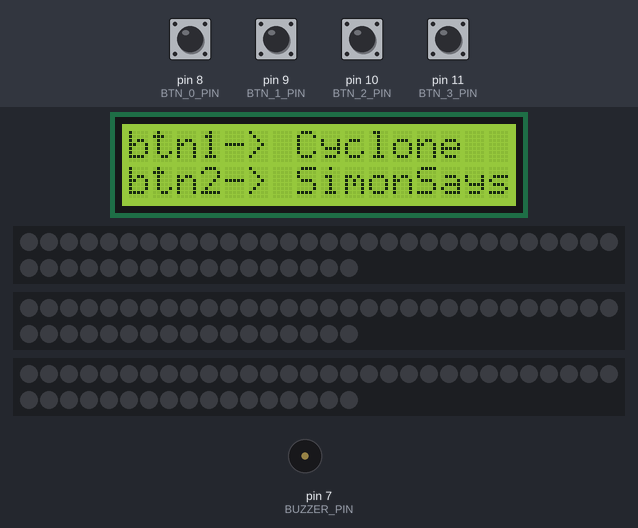
Bench run of a sketch on a simulated Arduino Uno, built with avr-gcc and run on an emulated ATmega328P. Parts: 16×2 character LCD, 3 × 47 RGB LEDs in strip order, left to right, continuing on the next row, buzzer (waves = sounding). The test bench sets the inputs (shaded band); at power-on: pin 8 (BTN_0_PIN), pin 9 (BTN_1_PIN), pin 10 (BTN_2_PIN), pin 11 (BTN_3_PIN) LOW. Dim RGB values are drawn brighter than linear; random numbers use the default seed unless the sketch sets one.

Above: at 5.3 s.
5.4 s: pin 8 (BTN_0_PIN) pulled HIGH for 0.15 s
At 6.3 s:
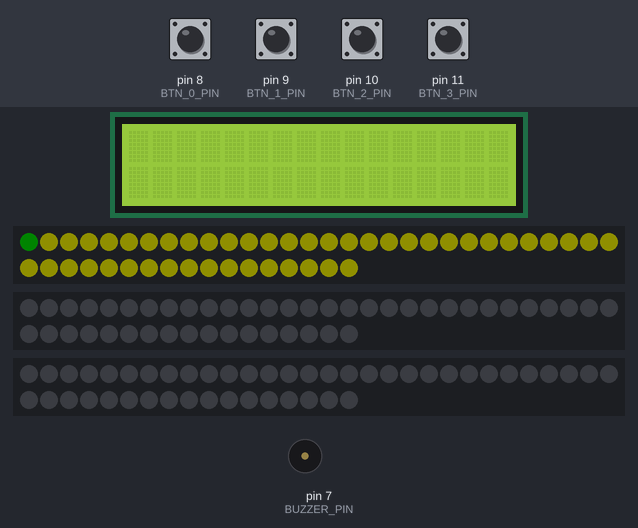
8.1 s: pin 9 (BTN_1_PIN) pulled HIGH for 0.15 s
At 8.23 s:
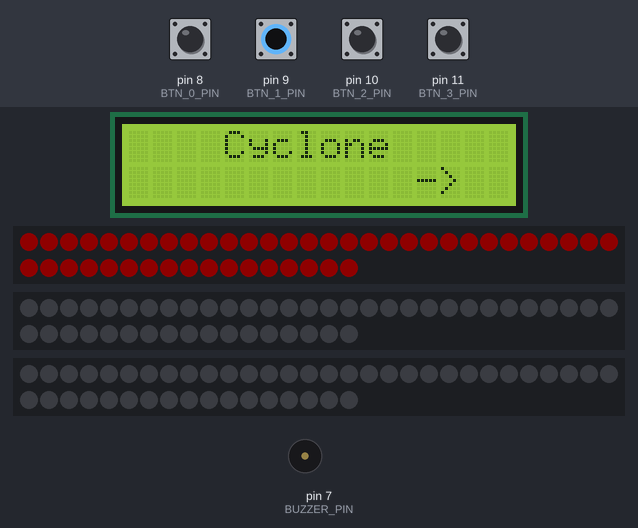
10.2 s: pin 9 (BTN_1_PIN) pulled HIGH for 1 s
At 12.6 s:
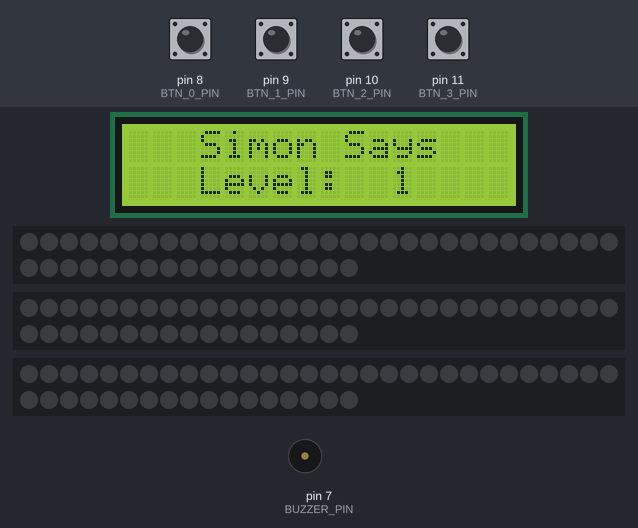
12.9 s: pin 10 (BTN_2_PIN) pulled HIGH for 0.15 s
At 14.51 s:
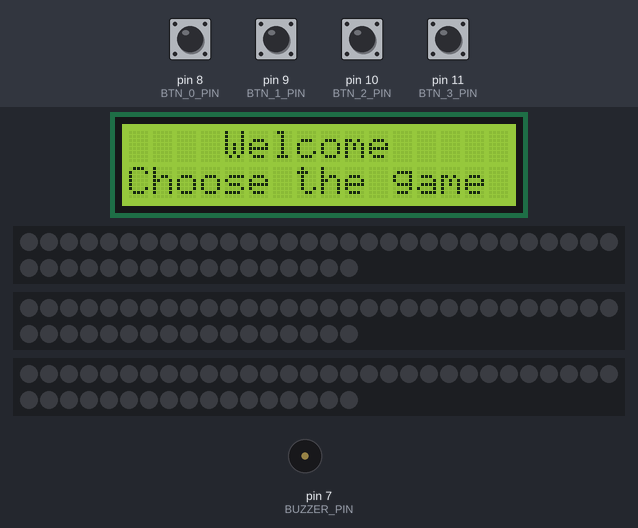
15.3 s: pin 8 (BTN_0_PIN) pulled HIGH for 1 s
At 17.0 s:
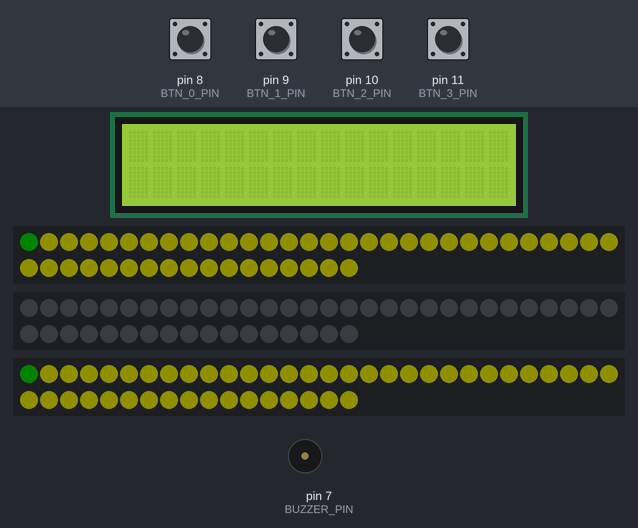
18.8 s: pin 11 (BTN_3_PIN) pulled HIGH for 0.15 s
At 18.94 s:
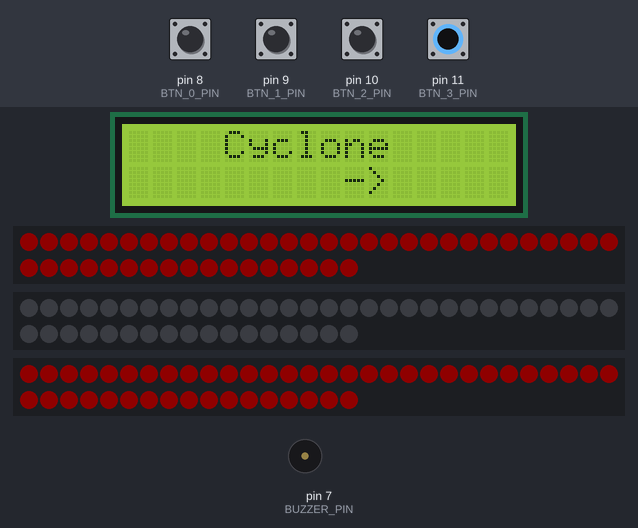
Timing chart, 0 to 21.8 s (numbered marks = the images above; inputs shaded):
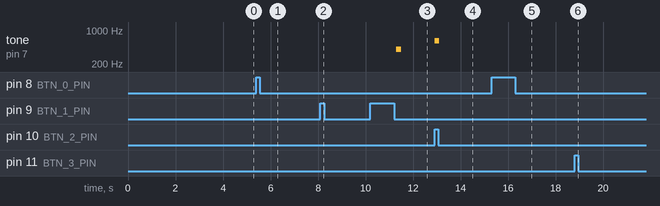

Measured:
- after the input at 5.4 s, the display: changes after 0.32 s (image 1)
- after the input at 10.2 s, tone on pin 7 (BUZZER_PIN): silent → 400 Hz after 1.1 s, → silent 0.20 s later
- after the input at 12.9 s, tone on pin 7 (BUZZER_PIN): silent → 600 Hz at once, → silent 0.20 s later
- after the input at 15.3 s, the display: changes after 1.1 s (image 5)
- what the display in image 4 shows lasts 0.4 s, from 14.3 s to 14.7 s

The sketch:

main.ino
```cpp
#include <FastLED.h>
#include <LiquidCrystal_I2C.h>
#include "lcd_wrapper.h"
#include "cyclone.h"
#include "simon_says.h"

/* DEFINICIA PINOV TLACIDIEK */
#define BTN_0_PIN 8
#define BTN_1_PIN 9
#define BTN_2_PIN 10
#define BTN_3_PIN 11

void setup() {
  /* NASTAVENIE PIN MODU TLACIDIEK */
  pinMode(BTN_0_PIN, INPUT);
  pinMode(BTN_1_PIN, INPUT);
  pinMode(BTN_2_PIN, INPUT);
  pinMode(BTN_3_PIN, INPUT);

  /* INICIALIZACIA LCD */
  lcd_init();

  /* VYPIS WELCOME SCREENU */
  lcd_print_at_clear(4,0,"Welcome");
  delay(1000);
  lcd_print_at(0,1,"Choose the game");
  delay(2000);
  lcd_print_at_clear(0,0,"btn1-> Cyclone");
  delay(1000);
  lcd_print_at(0,1,"btn2-> SimonSays");
}

void loop() {
  /* HLAVNA HERNA SLUCKA
  AK STLACITE PRVE TLACIDKO -> SPUSTI SA CYCLONE GAME
  AK STLACITE DRUHE TLACIDKO -> SPUSTI SA SIMON SAYS GAME */
  if(checkPush(BTN_0_PIN))  cycloneMain(40);
  if(checkPush(BTN_1_PIN))  simonSays();
  if(checkPush(BTN_2_PIN)){}
  if(checkPush(BTN_3_PIN)){}
}
```

cyclcone.cpp
```cpp
#include <stdio.h>
#include <stdlib.h>
#include <stdbool.h>
#include <Arduino.h>
#include <FastLED.h>
#include <LiquidCrystal_I2C.h>
#include "lcd_wrapper.h"
#include "cyclone.h"

CRGB leds[NUM_LEDS];

bool cycloneMain(int LED_Duration)
{
    lcd_init(); /* INICIALIZACIA LCD */
    int goal_LED = 0;
    FastLED.addLeds<WS2812, LED_PIN, GRB>(leds, NUM_LEDS); /* INICIALIZACIA LED PASKY */
    FastLED.setBrightness(15); /* NASTAVENIE JASU LEDIEK */
    int i = 0, j = 0; /* ITERATOR */
    fill_solid(leds,NUM_LEDS,CRGB::Yellow); /* VYPLNENIE LED PASKY NA ZLTO */
    switch_LED(goal_LED,1); /* ZAPNE LEDKU KTORU HRAC POKUSA SA ZASIAHNUT */

    delay(800);

   while(true) /* HLAVNA SLUCKA */
    {

        if(i>=NUM_LEDS)i=0; /* KED KOLO JE SKONCENE, VRACIA KURZOR NA ZACIATOK */

        if(input_Loop(i,LED_Duration)) /* SPRAVUJE INPUT HRACA, AK JE DANY INPUT UKONCI HRU */
        {
            finish_Screen(i); /* ZAPNE  FINISH ANIMATION, BLIKA LEDKAMI NIEKOLKO KRAT */

            return i==0; /* VRACIA "true" AK HRAC VYHRAL, "false" AK NIE */
        }
        i++; /* IDE KU DALSEJ LEDKY */

        lcd_print_at_clear(j++,1,"->"); /* LCD VYPIS */
        lcd_print_at(4,0,"Cyclone");
        if(j>14) j = 0;
    }

    return false;
}


bool input_Loop(int LED_num,int LED_Duration)
{
    switch_LED(LED_num,(LED_num == 0)?0:2); /* ZAPNE LED KURZOR */

    bool input_Bool = false; /* PRIRADI HODNOTU NA ZAKLADE VSTUPU, true -> NACITALO VSTUP, false -> ZIADNY VSTUP */
    unsigned long start_Time = millis();/* ULOZI AKTUALNY CAS PRE DALSIE POROVNANIE */

    while(!(input_Bool = get_Input())) /* IDE DO OKOLA POKIAL NIE JE DOSIAHNUTY LIMIT -> LED_Duration, ALEBO HRAC NEZADAL VSTUP */
    {
        if(millis()-start_Time >= LED_Duration)break; /* PRERUSI LOOP KED LED_Duration LIMIT JE DOSIAHNUTY */
    }
    switch_LED(LED_num,(LED_num == 0)?-1:1); /* VYPINA LED KURZOR */
    return input_Bool; /* VRACIA AK HRAC NIECO STLACIL */
}

void finish_Screen(int selected)
{
    int i = 0; /* ITERATOR */
    int num_Of_Blinks = 5; /* KONSTANTNY POCET BLIKNUTIA LEDKY */
    int delay_Ms = 500; /* KONSTANTNY DELAY */

    while(i<num_Of_Blinks) /* CYKEL NA ZOBRAZENIE BLIKNUTI LEDKY */
    {
        fill_solid(leds,NUM_LEDS,(selected==0)?CRGB(0,255,0):CRGB(255,0,0)); /* VYPLNENIE LED PASKY */
        FastLED.show();
        delay((selected==0)?delay_Ms:(delay_Ms/2)); /* ONESKORENIE, TAKZE LED ZOSTANE SVIETIT PO URCITU DOBU */

        fill_solid(leds,NUM_LEDS,CRGB(0,0,0));
        FastLED.show();
        delay(((selected==0)?delay_Ms:(delay_Ms/2))/2); /* ONESKORENIE, TAKZE LED ZOSTANE SVIETIT NA POLOVICU TRVANIA */

        i++;
    }
    /* VYPIS WELCOME SCREENU PO PREHRATI (vyber dalsej hry)*/
    lcd_print_at_clear(4,0,"Welcome");
    delay(200);
    lcd_print_at(0,1,"Choose the game");
    delay(400);
    lcd_print_at_clear(0,0,"btn1-> Cyclone");
    delay(250);
    lcd_print_at(0,1,"btn2-> SimonSays");
}

/* VRATI "true" AK JE STLACENE AKE KOLVEK TLACIDKO, "false" AK NIE JE */
bool get_Input()
{
    return (digitalRead(BTN_0_PIN)==HIGH) ||
            (digitalRead(BTN_1_PIN)==HIGH) ||
            (digitalRead(BTN_2_PIN)==HIGH) ||
            (digitalRead(BTN_3_PIN)==HIGH);
}

/* ZMENI FARBU LEDKY NA ZAKLADE CISLA
   0 -> modra,
   1 -> zelena,
   2 -> tirkysova,
   ine -> cervena */
void switch_LED(int LED_num,int col)
{
    switch(col)
    {
        case 0:
            leds[LED_num] = CRGB(0,0,125); /* NASTAVENIE FARBY PRE LED NA POZICIE LED_NUM */
        break;
        case 1:
            leds[LED_num] = CRGB(0,125,0);
        break;
        case 2:
            leds[LED_num] = CRGB(0,125,125);
        break;
        default:
            leds[LED_num] = CRGB(125,0,125);

    }
    FastLED.show();
}
```

cyclone.h
```cpp
#ifndef _CYCLONE_H
#define _CYCLONE_H

/* DEFINICIA PINOV LEDIEK */
#define LED_PIN     3

/* DEFINICIA POCTU LEDIEK */
#define NUM_LEDS    47

/* DEFINICIA PINOV TLACIDIEK */
#define BTN_0_PIN       8
#define BTN_1_PIN       9
#define BTN_2_PIN       10
#define BTN_3_PIN       11

/* HLAVNA HERNA SLUCKA */
/**
 * KRUZI S KURZOROVOU LEDKOU A SPROSTREDKUVAVA INTERAKCIU S HRACOM
 * @param LED_Duration -> URCUJE RYCHLOST KURZORU (V MILISEKUNDACH, MEDZI ZMENOU POZICIE)
*/
bool cycloneMain(int LED_Duration);

/* FUNKCIA NA INTERAKCIU HRACA */
/**
 * VYSVIECUJE KURZOR, UMOZNUJE SPROSTREDKOVANIE INPUTU
 * @param LED_num -> AKTUALNA POZICIA KURZORU
 * @param LED_Duration -> URCUJE RYCHLOST KURZORU (V MILISEKUNDACH, MEDZI ZMENOU POZICIE)
 */
bool input_Loop(int LED_num,int LED_Duration);

/* FINISH SCREEN ANIMACIA */
/**
 * SPUSTI ANIMACIU, INDIKUJUCU KONIEC HRY. BLIKA RYCHLEJSIE AK HRAC VYHRAL
 * @param selected -> HRACOM VYBRANA LEDKA
 */
void finish_Screen(int selected);

/* FUNKCIA NA CITANIA ZO VSTUPU
   VRATI "true" AK JE STLACENE AKE KOLVEK TLACIDKO, "false" AK NIE JE */
bool get_Input();

/* ZMENA STAVU LEDIEK */
void switch_LED(int LED_num,int col);
#endif
```

simon_says.cpp
```cpp
#include <stdio.h>
#include <stdlib.h>
#include <Arduino.h>
#include <FastLED.h>
#include <LiquidCrystal_I2C.h>
#include "lcd_wrapper.h"

#include "simon_says.h"

CRGB ledsSimon[NUM_LEDS]; /* POLE LEDIEK */


int level = 0; /* AKTUALNY LEVEL HRY (POCET VYGENEROVANYCH FARIEB) */


int randomGenerated[GAME_LENGTH]={0}; /* TU SA UKLADA, CO MA HRAC UHADNUT (CO HRA VYGENEROVALA) (0 - yellow, 1 - blue, 2 - red, 3 - green) */

/*FUNKCIA, KTORA ROZSVIETI A ZHASNE DANU FARBU light, ZABZUCI BZUCIAKOM PRISLUSNY TON PRE FARBU*/
void lightUp(int light){
  int toLightUp;
  switch(light){ /* PODLA CISLA FARBY NASTAVI V POLI LED DIOD PRISLUSNU FARBU AK SA LED MA ROZSVIETIT*/
    case 0:
      for(int i=LED0; i<=LED0+11;i++)ledsSimon[i] = CRGB ( 255, 255, 0); /* NASTAVENIE ROZVECOVANYCH LEDIEK V POLI LED DIOD*/
      tone(BUZZER_PIN, 400); /* BZUCANIE PRISLUSNEHO TONU*/
      break;
     case 1:
      for(int i=LED1; i<=LED1+11;i++)ledsSimon[i] = CRGB ( 0, 0, 255);
      tone(BUZZER_PIN, 500);
      break;
     case 2:
      for(int i=LED2; i<=LED2+11;i++)ledsSimon[i] = CRGB ( 255, 0, 0);
      tone(BUZZER_PIN, 600);
      break;
     case 3:
      for(int i=LED3; i<=LED3+11;i++)ledsSimon[i] = CRGB ( 0, 255, 0);
      tone(BUZZER_PIN, 700);
      break;
    }
   FastLED.show(); /* ROZSVIETENIE LED PODLA POLA LED DIOD */
   delay(200);
   noTone(BUZZER_PIN); /* VYPNUTIE BZUCIAKA*/
   FastLED.clear(); /* VYPNUTIE VSETKYCH LED */
   FastLED.show();
   delay(200);
  }

/*FUNKCIA, KTORA PREHRAJE SEKVENCIU FARIEB, KTORU VYGENEROVALA HRA*/
void playGenerated(){
  for(int i=0; i<level; i++){
    lightUp(randomGenerated[i]);
    }
  }

/*FUNKCIA, KTORA CAKA NA STLACENIE TLACIDLA, VRATI FARBU TLACIDLA, KTORU HRAC STLACIL */
int getPressed(){
  while (true) {
    if(digitalRead(BTN_0_PIN)==HIGH){
      return 0;
      }
      if(digitalRead(BTN_1_PIN)==HIGH){
      return 1;
      }
      if(digitalRead(BTN_2_PIN)==HIGH){
      return 2;
      }
      if(digitalRead(BTN_3_PIN)==HIGH){
      return 3;
      }
    }
  }

/* FUNKCIA, KTORA NACITAVA SEKVENCIU FARIEB OD HRACA, POROVNAVA JU SO SEKVENCIOU VYGENEROVANOU HROU. AK UHADNE CELU SEKVENCIU FUNKCIA VRATI 0. AK NEUHADNE VRATI 1 */
int getInput(){
  int input;
  for(int i=0; i<level; i++){
    input=getPressed(); /* ZISKA STLACENE TLACIDLO (VYBRANU FARBU)*/
    lightUp(input); /* ROZSVIETI HRACOV VYBER */
    if(input!=randomGenerated[i]){ /* OVERI CI HRAC (NE)UHADOL VYGENEROVANU FARBU */
      return 1;
      }
    }
    return 0;
  }
/* HLAVNA HERNA SLUCKA */
int simonSays() {
  lcd_init(); /* INICIALIZACIA LCD */
  lcd_print_at_clear(3,0,"Simon Says");

  char* levelString = (char*)calloc(10, sizeof(char));;


  FastLED.addLeds<WS2812, LED_PIN, GRB>(ledsSimon, NUM_LEDS); /* INICIALIZACIA LED PASU*/
  FastLED.setBrightness(15);

  for(level=1; level<GAME_LENGTH; level++){
    lcd_print_at(3,1,"Level: "); /* LCD ZOBRAZI LEVEL */
    itoa(level, levelString, 10);
    lcd_print_at(11,1,levelString);
    randomGenerated[level]=random(0,4); /* GENERUJE NAHODNU FARBU PRE DANY LEVEL*/
    playGenerated(); /* PREHRAJE VYGENEROVANE FARBY*/

    /* AK JE GET INPUT 1 - HRAC NEUHADOL - GAME OVER - KRUH 3 KRAT ZABLIKA NA CERVENO - FUNKCIA VRATI 1 */
    if(getInput()){
       for(int i=0; i<3; i++){
          fill_solid( ledsSimon, NUM_LEDS, CRGB::Red);
          FastLED.show();
          delay(200);
          FastLED.clear();
          FastLED.show();
          delay(50);
        }
        /*HLAVNE MENU*/
        lcd_print_at_clear(4,0,"Welcome");
        delay(200);
        lcd_print_at(0,1,"Choose the game");
        delay(400);
        lcd_print_at_clear(0,0,"btn1-> Cyclone");
        delay(250);
        lcd_print_at(0,1,"btn2-> SimonSays");
        return 1;
      }

    /* HRAC UHADOL SEKVENCIU - KRUH ZABLIKA 3 KRAT NA ZELENO - HRA POKRACUJE DALEJ*/
    else{
      for(int i=0; i<3; i++){
          fill_solid( ledsSimon, NUM_LEDS, CRGB::Green);
          FastLED.show();
          delay(200);
          FastLED.clear();
          FastLED.show();
          delay(50);
        }
      }
    delay(600);
  }
  return 0;
}
```

simon_says.h
```cpp
#ifndef _SIMONSAYS_H
#define _SIMONSAYS_H
/*
                           red
                          LED 30
                             o
                        o  BTN2 o
                     o             o
    green   LED 45 o BTN3      BTN1  o LED 15 blue
                     o             o
                        o  BTN0 o
                            o
                          LED 0
                          yellow
*/

/*(0 - yellow, 1 - blue, 2 - red, 3 - green)*/

/* AK BUDE INAK ZAPOJENE, ZMENIT HODNOTY PINOV, KTORE SA BUDU POUZIVAT NA TLACIDLA A LED STRIP */

/* DEFINICIA PINOV BUZZERA */
#define BUZZER_PIN      7

/* DEFINICIA PINOV TLACIDIEK */
#define BTN_0_PIN       8
#define BTN_1_PIN       9
#define BTN_2_PIN       10
#define BTN_3_PIN       11

/* DEFINICIA PINOV LEDIEK */
#define LED_PIN         3

/* DEFINICIA POCTU LEDIEK */
#define NUM_LEDS    47

/* DEFINICIA POZICIE HADANYCH LEDIEK */
#define LED0        0
#define LED1        11
#define LED2        22
#define LED3        33


/* DLZKA HRY */
#define GAME_LENGTH 200

/* KRATKO ZASVIETI LED PODLA CISLA FARBY */
void lightUp(int light);

/* ROZSVIETENIE - SEKVENCIA UHADNUTYCH  (VYGENEROVANYCH) CISEL */
void playGenerated();

/* TIP HRACA - VRATI CISLO AKEJ FARBY STLACIL */
int getPressed();

/* NACITAVANIE VSTUPOV OD HRACA A VYHODNOTENIE TIPU - VRATI 1 AK NEUHADOL, INAK 0 */
int getInput();

/* HLAVNA HERNA SLUCKA PRE SIMON SAYS*/
int simonSays();

#endif
```

lcd_wrapper.cpp
```cpp
#include <Arduino.h>
#include "LiquidCrystal_I2C.h"
#include "lcd_wrapper.h"

/* NASTAVENIE LCD ADRESY */
LiquidCrystal_I2C lcd(0x27, 16, 2);

int checkPush(int pinNumber){
    bool pushed = digitalRead(pinNumber);
    if(pushed == true){
        delay(250);
        while(pushed == true){
            pushed = digitalRead(pinNumber);
        }
        return 1;
    }
    else return 0;
}

/* INICIALIZACIA LCD */
void lcd_init(){
    lcd.init();
    lcd.clear();
    lcd.backlight();
}

/* VYCISTENIE LCD OBRAZOVKY */
void lcd_clear(){
    lcd.clear();
}

/* NASTAVENIE POZICIE LCD KURZORA */
void lcd_set_cursor(int y, int x){
    lcd.setCursor(y, x);
}

/* VYPIS TEXTA NA OBRAZOVKU */
void lcd_print(char* text){
    lcd.print(text);
}

/* VYPIS TEXTA NA OBRAZOVKU NA KONKRETNEJ POZICIE */
void lcd_print_at(int y, int x, char* text){
    lcd_set_cursor(y, x);
    lcd_print(text);
}

/* VYPIS TEXTA NA OBRAZOVKU NA KONKRETNEJ POZICIE S VYCISTENIM OBRAZOVKY */
void lcd_print_at_clear(int y, int x, char* text){
  lcd.clear();
    lcd_set_cursor(y, x);
    lcd_print(text);
}
```

lcd_wrapper.h
```cpp
#ifndef _LCD_H
#define _LCD_H

int checkPush(int pinNumber);

/* INICIALIZACIA LCD */
void lcd_init();

/* VYCISTENIE LCD OBRAZOVKY */
void lcd_clear();

/* NASTAVENIE POZICIE LCD KURZORA */
void lcd_set_cursor(int y, int x);

/* VYPIS TEXTA NA OBRAZOVKU */
void lcd_print(char* text);

/* VYPIS TEXTA NA OBRAZOVKU NA KONKRETNEJ POZICIE */
void lcd_print_at(int y, int x, char* text);

/* VYPIS TEXTA NA OBRAZOVKU NA KONKRETNEJ POZICIE S VYCISTENIM OBRAZOVKY */
void lcd_print_at_clear(int y, int x, char* text);

#endif
```
